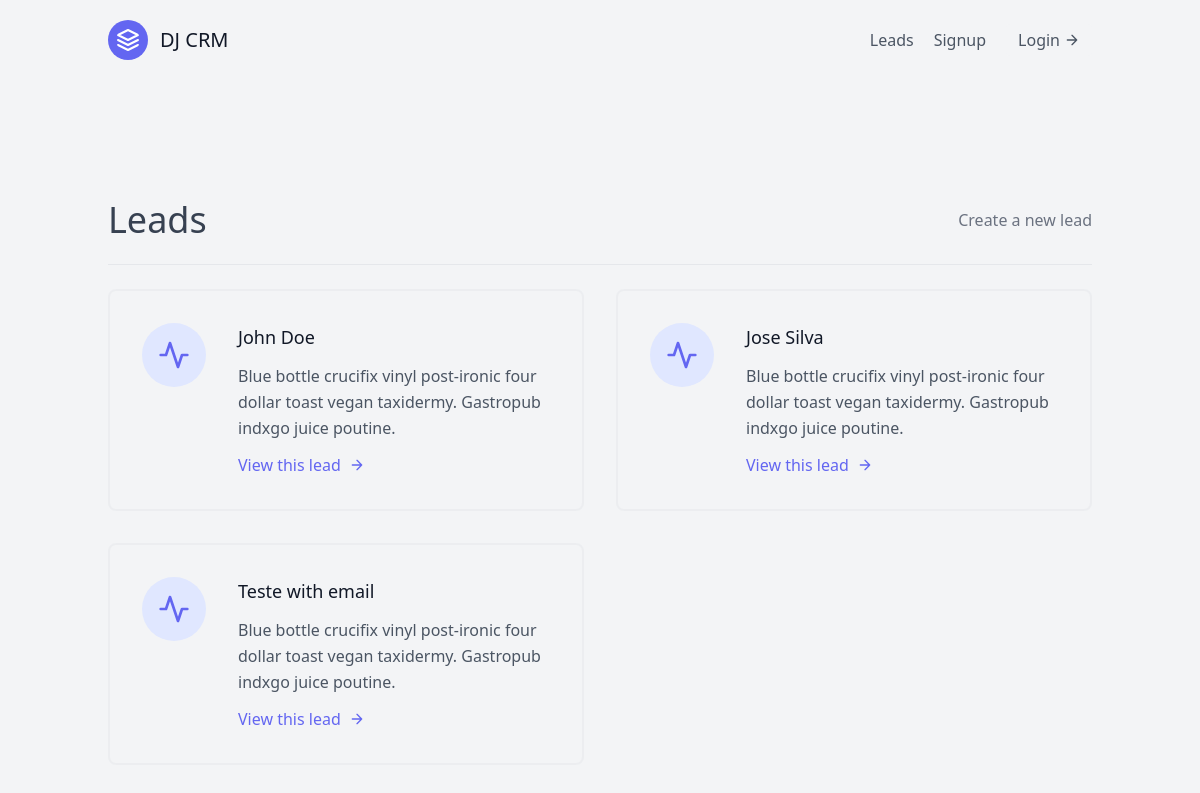
Screenshot of /leads/ with the database file from the repository.
### leads/models.py (models this page shows, shortened)
class Lead(models.Model):
    first_name = models.CharField(max_length=50)
    last_name = models.CharField(max_length=50)
    age = models.IntegerField(default=0)
    agent = models.ForeignKey("Agent", on_delete=models.CASCADE)

### leads/views.py (the view)
# urls.py: path("", LeadListView.as_view(), name="lead-list"),
class LeadListView(generic.ListView):
    template_name = "leads/lead_list.html"
    queryset = Lead.objects.all()
    context_object_name = "leads"

### leads/templates/leads/lead_list.html
{% extends "base.html" %}
{% block content %}
<section class="text-gray-600 body-font">
    <div class="container px-5 py-24 mx-auto flex flex-wrap">
        <div class="w-full mb-6  py-6 flex justify-between items-center border-b border-gray-200">
            <div>
                <h1 class="text-4xl text-gray-700">Leads</h1>
            </div>
            <div>
                <a class="text-gray-500 hover:text-blue-500" href="{% url 'leads:lead-create' %}">Create a new lead</a>
            </div>
        </div>
        <div class="flex flex-wrap -m-4">
            {% for lead in leads %}
            <div class="p-4 lg:w-1/2 md:w-full">
                <div class="flex border-2 rounded-lg border-gray-200 border-opacity-50 p-8 sm:flex-row flex-col">
                    <div
                        class="w-16 h-16 sm:mr-8 sm:mb-0 mb-4 inline-flex items-center justify-center rounded-full bg-indigo-100 text-indigo-500 flex-shrink-0">
                        <svg fill="none" stroke="currentColor" stroke-linecap="round" stroke-linejoin="round"
                            stroke-width="2" class="w-8 h-8" viewBox="0 0 24 24">
                            <path d="M22 12h-4l-3 9L9 3l-3 9H2"></path>
                        </svg>
                    </div>
                    <div class="flex-grow">
                        <h2 class="text-gray-900 text-lg title-font font-medium mb-3">
                            {{ lead.first_name }} {{ lead.last_name }}</h2>
                        <p class="leading-relaxed text-base">
                            Blue bottle crucifix vinyl post-ironic four dollar toast
                            vegan taxidermy. Gastropub indxgo juice poutine.
                        </p>
                        <a href="{% url 'leads:lead-detail' lead.pk %}"
                            class="mt-3 text-indigo-500 inline-flex items-center">
                            View this lead
                            <svg fill="none" stroke="currentColor" stroke-linecap="round" stroke-linejoin="round"
                                stroke-width="2" class="w-4 h-4 ml-2" viewBox="0 0 24 24">
                                <path d="M5 12h14M12 5l7 7-7 7"></path>
                            </svg>
                        </a>
                    </div>
                </div>
            </div>
            {% endfor %}
        </div>
    </div>
</section>
{% endblock content %}

### rows the page displays
Lead: first_name "John", last_name "Doe"
Lead: first_name "Jose", last_name "Silva"
Lead: first_name "Teste", last_name "with email"
